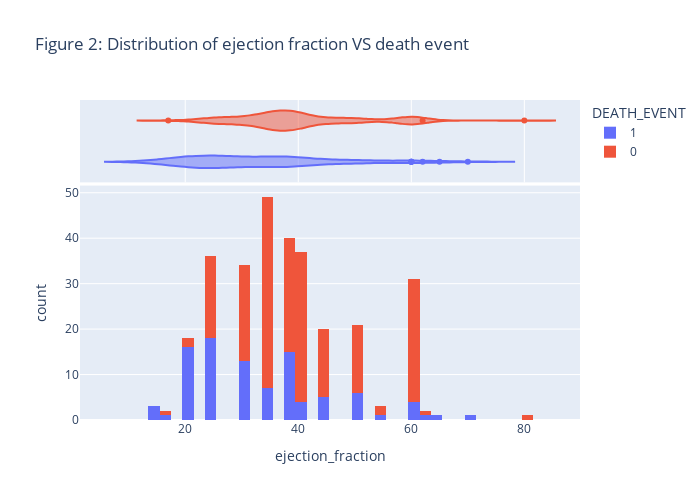

The code cell stored with this chart in its notebook:
### Code cell
plot_histogram(heart_data, 'ejection_fraction', 'DEATH_EVENT', NBINS, "violin",'Figure 2: Distribution of ejection fraction VS death event')

### Figure 1 — Plotly figure (JSON) as saved in the notebook; plotly's stock layout.template omitted (floating-point values rounded to 4 significant figures; data arrays with more than 128 entries replaced by an {"elided": "..."} marker saying what was removed)
{"data": [{"alignmentgroup": "True", "bingroup": "x", "hovertemplate": "DEATH_EVENT=1<br>ejection_fraction=%{x}<br>count=%{y}<extra></extra>", "legendgroup": "1", "marker": {"color": "#636efa"}, "name": "1", "nbinsx": 50, "offsetgroup": "1", "orientation": "v", "showlegend": true, "type": "histogram", "x": [20, 38, 20, 20, 20, 40, 15, 60, 65, 35, 38, 25, 30, 38, 50, 38, 14, 25, 55, 30, 35, 30, 38, 40, 45, 38, 30, 38, 45, 35, 50, 35, 50, 50, 38, 20, 30, 45, 60, 38, 25, 38, 20, 30, 25, 20, 62, 50, 38, 30, 20, 20, 25, 40, 35, 20, 15, 25, 25, 25, 35, 20, 20, 25, 25, 25, 30, 60, 60, 38, 40, 17, 38, 25, 30, 45, 35, 30, 38, 20, 25, 25, 38, 25, 30, 50, 25, 20, 45, 30, 70, 20, 30, 25, 25, 20], "xaxis": "x", "yaxis": "y"}, {"alignmentgroup": "True", "hovertemplate": "DEATH_EVENT=1<br>ejection_fraction=%{x}<extra></extra>", "legendgroup": "1", "marker": {"color": "#636efa"}, "name": "1", "offsetgroup": "1", "scalegroup": "x", "showlegend": false, "type": "violin", "x": [20, 38, 20, 20, 20, 40, 15, 60, 65, 35, 38, 25, 30, 38, 50, 38, 14, 25, 55, 30, 35, 30, 38, 40, 45, 38, 30, 38, 45, 35, 50, 35, 50, 50, 38, 20, 30, 45, 60, 38, 25, 38, 20, 30, 25, 20, 62, 50, 38, 30, 20, 20, 25, 40, 35, 20, 15, 25, 25, 25, 35, 20, 20, 25, 25, 25, 30, 60, 60, 38, 40, 17, 38, 25, 30, 45, 35, 30, 38, 20, 25, 25, 38, 25, 30, 50, 25, 20, 45, 30, 70, 20, 30, 25, 25, 20], "xaxis": "x2", "yaxis": "y2"}, {"alignmentgroup": "True", "bingroup": "x", "hovertemplate": "DEATH_EVENT=0<br>ejection_fraction=%{x}<br>count=%{y}<extra></extra>", "legendgroup": "0", "marker": {"color": "#EF553B"}, "name": "0", "nbinsx": 50, "offsetgroup": "0", "orientation": "v", "showlegend": true, "type": "histogram", "x": {"elided": "203 int values"}, "xaxis": "x", "yaxis": "y"}, {"alignmentgroup": "True", "hovertemplate": "DEATH_EVENT=0<br>ejection_fraction=%{x}<extra></extra>", "legendgroup": "0", "marker": {"color": "#EF553B"}, "name": "0", "offsetgroup": "0", "scalegroup": "x", "showlegend": false, "type": "violin", "x": {"elided": "203 int values"}, "xaxis": "x2", "yaxis": "y2"}], "layout": {"barmode": "relative", "height": 500, "legend": {"title": {"text": "DEATH_EVENT"}, "tracegroupgap": 0}, "title": {"text": "Figure 2: Distribution of ejection fraction VS death event"}, "width": 700, "xaxis": {"anchor": "y", "domain": [0, 1], "title": {"text": "ejection_fraction"}}, "xaxis2": {"anchor": "y2", "domain": [0, 1], "matches": "x", "showgrid": true, "showticklabels": false}, "yaxis": {"anchor": "x", "domain": [0, 0.7326], "title": {"text": "count"}}, "yaxis2": {"anchor": "x2", "domain": [0.7426, 1], "matches": "y2", "showgrid": false, "showline": false, "showticklabels": false, "ticks": ""}}}
